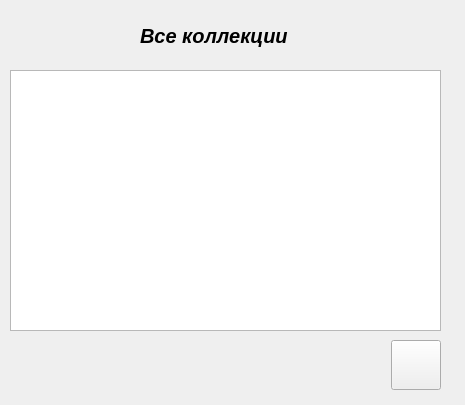
<?xml version="1.0" encoding="UTF-8"?>
<ui version="4.0">
 <class>Form</class>
 <widget class="QWidget" name="Form">
  <property name="geometry">
   <rect>
    <x>0</x>
    <y>0</y>
    <width>465</width>
    <height>405</height>
   </rect>
  </property>
  <property name="windowTitle">
   <string>Form</string>
  </property>
  <widget class="QPushButton" name="add_collection_button">
   <property name="geometry">
    <rect>
     <x>391</x>
     <y>340</y>
     <width>50</width>
     <height>50</height>
    </rect>
   </property>
   <property name="text">
    <string/>
   </property>
  </widget>
  <widget class="QListWidget" name="list_collections">
   <property name="geometry">
    <rect>
     <x>10</x>
     <y>70</y>
     <width>431</width>
     <height>261</height>
    </rect>
   </property>
   <property name="font">
    <font>
     <pointsize>10</pointsize>
     <weight>50</weight>
     <italic>true</italic>
     <bold>false</bold>
    </font>
   </property>
  </widget>
  <widget class="QLabel" name="label">
   <property name="geometry">
    <rect>
     <x>140</x>
     <y>20</y>
     <width>211</width>
     <height>31</height>
    </rect>
   </property>
   <property name="font">
    <font>
     <pointsize>15</pointsize>
     <weight>75</weight>
     <italic>true</italic>
     <bold>true</bold>
     <strikeout>false</strikeout>
    </font>
   </property>
   <property name="text">
    <string>Все коллекции</string>
   </property>
  </widget>
 </widget>
 <resources/>
 <connections/>
</ui>
